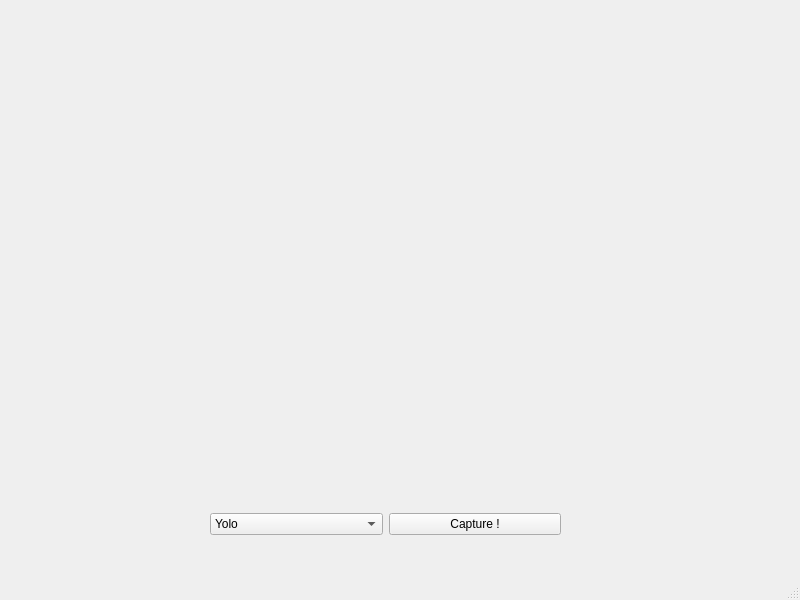
<?xml version="1.0" encoding="UTF-8"?>
<ui version="4.0">
 <class>MainWindow</class>
 <widget class="QMainWindow" name="MainWindow">
  <property name="geometry">
   <rect>
    <x>0</x>
    <y>0</y>
    <width>800</width>
    <height>600</height>
   </rect>
  </property>
  <property name="windowTitle">
   <string>MainWindow</string>
  </property>
  <widget class="QWidget" name="centralwidget">
   <widget class="QWidget" name="widgetCamera" native="true">
    <property name="geometry">
     <rect>
      <x>10</x>
      <y>0</y>
      <width>781</width>
      <height>481</height>
     </rect>
    </property>
   </widget>
   <widget class="QWidget" name="horizontalLayoutWidget">
    <property name="geometry">
     <rect>
      <x>210</x>
      <y>499</y>
      <width>351</width>
      <height>51</height>
     </rect>
    </property>
    <layout class="QHBoxLayout" name="horizontalLayout">
     <item>
      <widget class="QComboBox" name="yogbox">
       <item>
        <property name="text">
         <string>Yolo</string>
        </property>
       </item>
       <item>
        <property name="text">
         <string>Hog</string>
        </property>
       </item>
      </widget>
     </item>
     <item>
      <widget class="QPushButton" name="btnToggle">
       <property name="text">
        <string>Capture !</string>
       </property>
      </widget>
     </item>
    </layout>
   </widget>
  </widget>
  <widget class="QMenuBar" name="menubar">
   <property name="geometry">
    <rect>
     <x>0</x>
     <y>0</y>
     <width>800</width>
     <height>22</height>
    </rect>
   </property>
  </widget>
  <widget class="QStatusBar" name="statusbar"/>
 </widget>
 <resources/>
 <connections/>
</ui>
